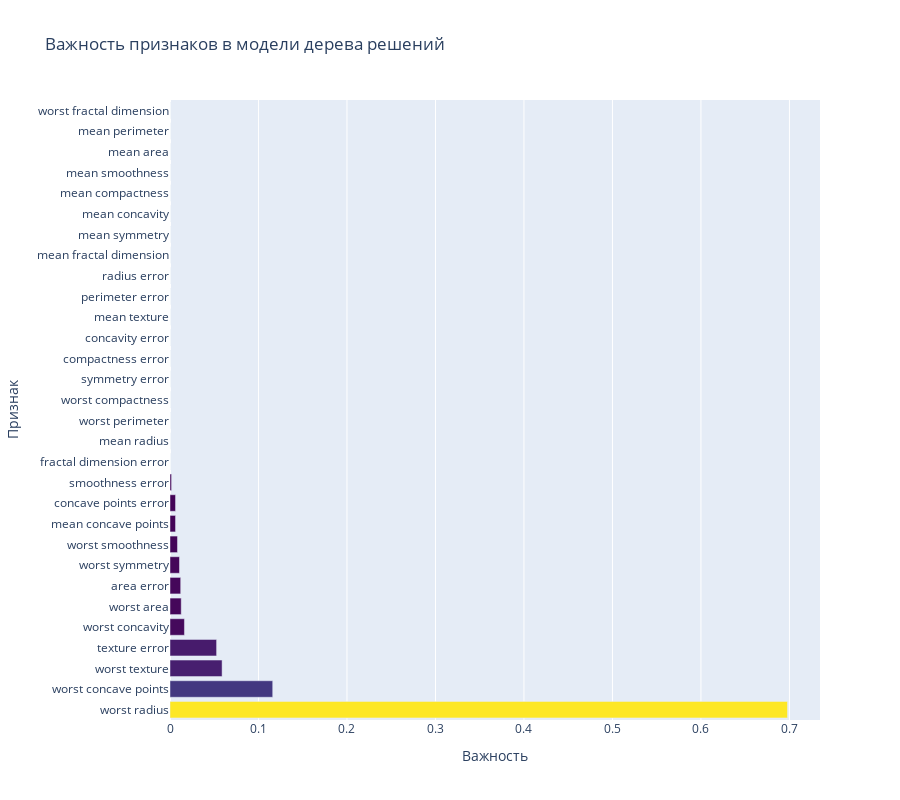
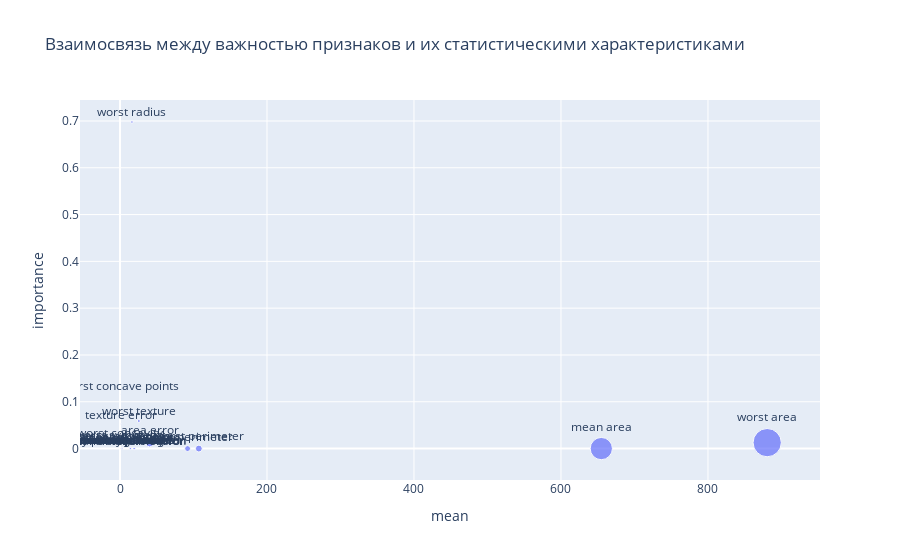

The notebook cell these images were saved under, in order:
### Markdown cell above
## Анализ важности признаков

Деревья решений позволяют оценить важность каждого признака для классификации. Важность определяется на основе того, насколько хорошо признак разделяет данные в каждом узле.

### Code cell
# Анализ важности признаков
feature_importance = pd.DataFrame({
    'feature': X.columns,
    'importance': tree_clf.feature_importances_
}).sort_values('importance', ascending=False)

# Создаем интерактивную визуализацию важности признаков
fig = go.Figure()

# Добавляем столбчатую диаграмму
fig.add_trace(go.Bar(
    x=feature_importance['importance'],
    y=feature_importance['feature'],
    orientation='h',
    marker=dict(
        color=feature_importance['importance'],
        colorscale='Viridis'
    )
))

# Настраиваем макет
fig.update_layout(
    title='Важность признаков в модели дерева решений',
    xaxis_title='Важность',
    yaxis_title='Признак',
    height=800
)

fig.show()

# Создаем тепловую карту важности признаков с их корреляциями
important_features = feature_importance['feature'].head(10).tolist()
correlation_matrix = df[important_features].corr()

plt.figure(figsize=(12, 10))
sns.heatmap(correlation_matrix, 
            annot=True, 
            cmap='RdBu_r', 
            center=0,
            fmt='.2f')
plt.title('Корреляция между наиболее важными признаками')
plt.tight_layout()
plt.show()

# Анализ взаимосвязи между важностью признаков и их статистическими характеристиками
feature_stats = pd.DataFrame({
    'feature': X.columns,
    'importance': tree_clf.feature_importances_,
    'mean': X.mean(),
    'std': X.std(),
    'median': X.median()
})

# Создаем scatter plot с размером точек, пропорциональным стандартному отклонению
fig = px.scatter(feature_stats,
                x='mean',
                y='importance',
                size='std',
                text='feature',
                title='Взаимосвязь между важностью признаков и их статистическими характеристиками')

fig.update_traces(textposition='top center')
fig.show()

# Вывод числовых значений важности признаков
print("Топ 10 важных признаков и их статистики:")
display(feature_stats.sort_values('importance', ascending=False).head(10))

### Figure 1 — Plotly figure (JSON) as saved in the notebook; plotly's stock layout.template omitted (floating-point values rounded to 4 significant figures)
{"data": [{"marker": {"color": [0.6978, 0.1161, 0.05888, 0.05266, 0.01633, 0.01268, 0.01208, 0.01073, 0.008452, 0.006261, 0.006261, 0.00177, 0.0, 0.0, 0.0, 0.0, 0.0, 0.0, 0.0, 0.0, 0.0, 0.0, 0.0, 0.0, 0.0, 0.0, 0.0, 0.0, 0.0, 0.0], "colorscale": [[0, "#440154"], [0.1111, "#482878"], [0.2222, "#3e4989"], [0.3333, "#31688e"], [0.4444, "#26828e"], [0.5556, "#1f9e89"], [0.6667, "#35b779"], [0.7778, "#6ece58"], [0.8889, "#b5de2b"], [1, "#fde725"]]}, "orientation": "h", "type": "bar", "x": [0.6978, 0.1161, 0.05888, 0.05266, 0.01633, 0.01268, 0.01208, 0.01073, 0.008452, 0.006261, 0.006261, 0.00177, 0.0, 0.0, 0.0, 0.0, 0.0, 0.0, 0.0, 0.0, 0.0, 0.0, 0.0, 0.0, 0.0, 0.0, 0.0, 0.0, 0.0, 0.0], "y": ["worst radius", "worst concave points", "worst texture", "texture error", "worst concavity", "worst area", "area error", "worst symmetry", "worst smoothness", "mean concave points", "concave points error", "smoothness error", "fractal dimension error", "mean radius", "worst perimeter", "worst compactness", "symmetry error", "compactness error", "concavity error", "mean texture", "perimeter error", "radius error", "mean fractal dimension", "mean symmetry", "mean concavity", "mean compactness", "mean smoothness", "mean area", "mean perimeter", "worst fractal dimension"]}], "layout": {"height": 800, "title": {"text": "Важность признаков в модели дерева решений"}, "xaxis": {"title": {"text": "Важность"}}, "yaxis": {"title": {"text": "Признак"}}}}

### Figure 2 — Plotly figure (JSON) as saved in the notebook; plotly's stock layout.template omitted (floating-point values rounded to 4 significant figures)
{"data": [{"hovertemplate": "mean=%{x}<br>importance=%{y}<br>std=%{marker.size}<br>feature=%{text}<extra></extra>", "legendgroup": "", "marker": {"color": "#636efa", "size": [3.524, 4.301, 24.3, 351.9, 0.01406, 0.05281, 0.07972, 0.0388, 0.02741, 0.00706, 0.2773, 0.5516, 2.022, 45.49, 0.003003, 0.01791, 0.03019, 0.00617, 0.008266, 0.002646, 4.833, 6.146, 33.6, 569.4, 0.02283, 0.1573, 0.2086, 0.06573, 0.06187, 0.01806], "sizemode": "area", "sizeref": 1.423, "symbol": "circle"}, "mode": "markers+text", "name": "", "orientation": "v", "showlegend": false, "text": ["mean radius", "mean texture", "mean perimeter", "mean area", "mean smoothness", "mean compactness", "mean concavity", "mean concave points", "mean symmetry", "mean fractal dimension", "radius error", "texture error", "perimeter error", "area error", "smoothness error", "compactness error", "concavity error", "concave points error", "symmetry error", "fractal dimension error", "worst radius", "worst texture", "worst perimeter", "worst area", "worst smoothness", "worst compactness", "worst concavity", "worst concave points", "worst symmetry", "worst fractal dimension"], "textposition": "top center", "type": "scatter", "x": [14.13, 19.29, 91.97, 654.9, 0.09636, 0.1043, 0.0888, 0.04892, 0.1812, 0.0628, 0.4052, 1.217, 2.866, 40.34, 0.007041, 0.02548, 0.03189, 0.0118, 0.02054, 0.003795, 16.27, 25.68, 107.3, 880.6, 0.1324, 0.2543, 0.2722, 0.1146, 0.2901, 0.08395], "xaxis": "x", "y": [0.0, 0.0, 0.0, 0.0, 0.0, 0.0, 0.0, 0.006261, 0.0, 0.0, 0.0, 0.05266, 0.0, 0.01208, 0.00177, 0.0, 0.0, 0.006261, 0.0, 0.0, 0.6978, 0.05888, 0.0, 0.01268, 0.008452, 0.0, 0.01633, 0.1161, 0.01073, 0.0], "yaxis": "y"}], "layout": {"legend": {"itemsizing": "constant", "tracegroupgap": 0}, "title": {"text": "Взаимосвязь между важностью признаков и их статистическими характеристиками"}, "xaxis": {"anchor": "y", "domain": [0, 1], "title": {"text": "mean"}}, "yaxis": {"anchor": "x", "domain": [0, 1], "title": {"text": "importance"}}}}
